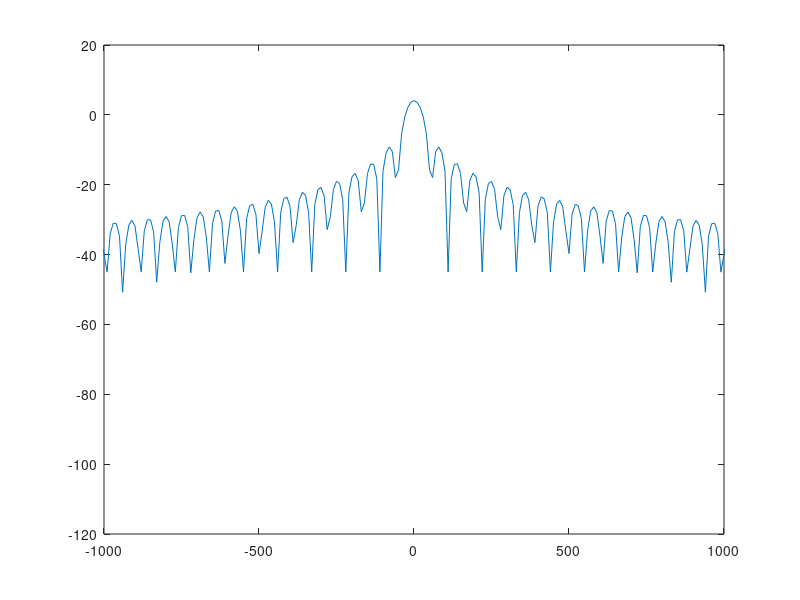

Write the MATLAB code that produced this figure.
clear all;
close all;

fc = 44100;
sinc = 1/fc;

%Creo un segnale con una finestra rettangolare. 
y = ones(1, 1000);
y(1:100) = 0;
y(900:end) = 0;

dur = length(y)/fc;
t = [0:sinc:dur-sinc];

binsize = 10;   %passo di campionamento delle frequenze.
F = [-fc/2:binsize:fc/2-binsize];



DFD = zeros (1, length(F));

for(k = 1:length(F))
  fanal = F(k);
  wanal = 2*pi*fanal;
  yanal = e.^(-i*wanal*t);
  yr = y.*yanal;
  DFD(k) = sum(yr);
end

%plot(F, abs(DFD)/length(t));

plot(F, 20*log10(2*abs(DFD)/length(t)));
axis([-1000 1000]); %Limitando la visione ai primi 5 kHz non si vede la simmetria.
